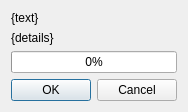
<?xml version="1.0" encoding="UTF-8"?>
<ui version="4.0">
 <class>QGBA::ApplicationUpdatePrompt</class>
 <widget class="QDialog" name="QGBA::ApplicationUpdatePrompt">
  <property name="geometry">
   <rect>
    <x>0</x>
    <y>0</y>
    <width>186</width>
    <height>127</height>
   </rect>
  </property>
  <property name="windowTitle">
   <string>An update is available</string>
  </property>
  <layout class="QVBoxLayout" name="verticalLayout">
   <property name="sizeConstraint">
    <enum>QLayout::SetFixedSize</enum>
   </property>
   <item>
    <widget class="QLabel" name="text">
     <property name="text">
      <string notr="true">{text}</string>
     </property>
     <property name="wordWrap">
      <bool>true</bool>
     </property>
    </widget>
   </item>
   <item>
    <widget class="QLabel" name="details">
     <property name="text">
      <string notr="true">{details}</string>
     </property>
    </widget>
   </item>
   <item>
    <widget class="QProgressBar" name="progressBar">
     <property name="value">
      <number>0</number>
     </property>
    </widget>
   </item>
   <item>
    <widget class="QDialogButtonBox" name="buttonBox">
     <property name="orientation">
      <enum>Qt::Horizontal</enum>
     </property>
     <property name="standardButtons">
      <set>QDialogButtonBox::Cancel|QDialogButtonBox::Ok</set>
     </property>
    </widget>
   </item>
  </layout>
 </widget>
 <resources/>
 <connections>
  <connection>
   <sender>buttonBox</sender>
   <signal>rejected()</signal>
   <receiver>QGBA::ApplicationUpdatePrompt</receiver>
   <slot>reject()</slot>
   <hints>
    <hint type="sourcelabel">
     <x>316</x>
     <y>260</y>
    </hint>
    <hint type="destinationlabel">
     <x>286</x>
     <y>274</y>
    </hint>
   </hints>
  </connection>
 </connections>
</ui>
